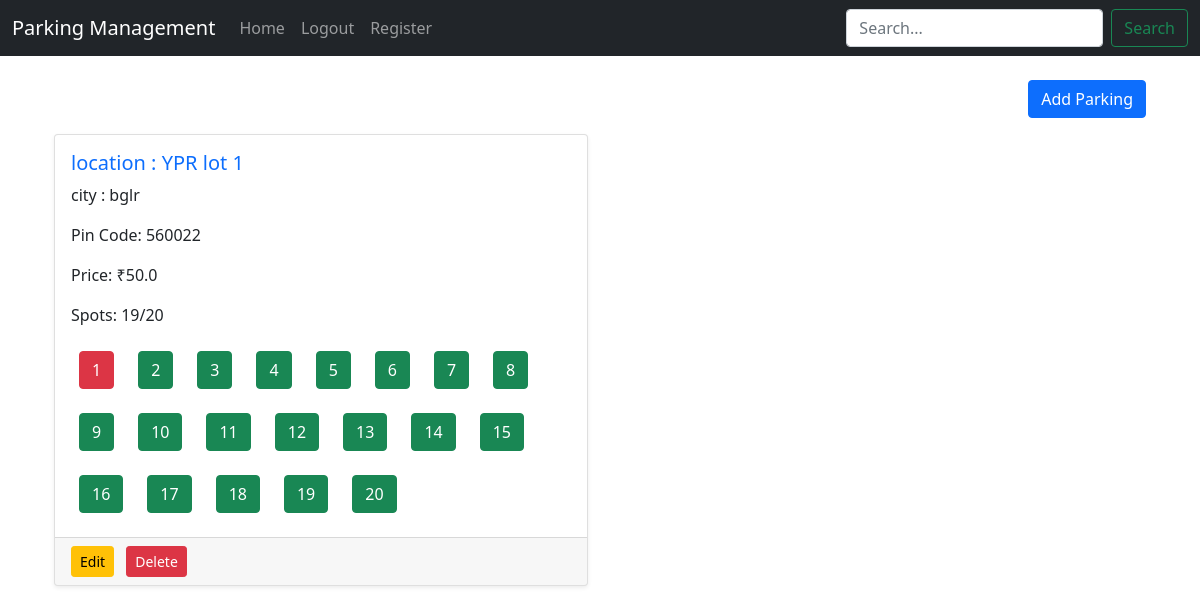
Screenshot of /parking (signed in) with the database file from the repository.
### app.py (models this page shows)
class Parking(db.Model):
    __tablename__='parking'
    id=db.Column(db.Integer,primary_key=True)
    primary_location_name=db.Column(db.String(20),nullable=False)
    address=db.Column(db.String(20),nullable=False)
    pin_code=db.Column(db.String(20),nullable=False)
    price=db.Column(db.Float,nullable=False)
    number_of_spots = db.Column(db.Integer,nullable=False)
    spots=db.relationship('parkingSpot',back_populates='parking', cascade='all, delete-orphan')

class parkingSpot(db.Model):
    __tablename__='parkingSpot'
    id=db.Column(db.Integer,primary_key=True)
    parking_id=db.Column(db.Integer,db.ForeignKey('parking.id'),nullable=False)
    spot_number=db.Column(db.Integer,nullable=False)
    status=db.Column(db.String(20),nullable=False,default='A')
    parking=db.relationship('Parking',back_populates='spots')
    bookings=db.relationship('Booking',back_populates='spot', cascade='all, delete-orphan')

### app.py (the view)
@app.route('/parking',methods=['GET','POST'])
def parking():
    if 'username' not in session:
        return redirect(url_for('login'))
    parkings = Parking.query.all()
    parking_spots = {}
    available_counts={}
    users = User.query.all()
    for parking in parkings:
        spots = parkingSpot.query.filter_by(parking_id=parking.id).all()
        parking_spots[parking.id] = spots
        available_counts[parking.id] = parkingSpot.query.filter_by(parking_id=parking.id, status='A').count()
    return render_template('parking.html', parkings=parkings,available_counts=available_counts,parking_spots=parking_spots,users=users)

### templates/parking.html (shortened to what this page needs)
{% extends 'base.html' %}
{% block content %}
<div class="container mt-4">
    <div class="d-flex justify-content-end mb-3">
        <button class="btn btn-primary" data-bs-toggle="modal" data-bs-target="#addParkingModal">
            Add Parking
        </button>
    </div>
    <div class="row row-cols-1 row-cols-md-2 g-4">
        {% for parking in parkings %}
        <div class="col">
            <div class="card shadow-sm h-100">
                <div class="card-body">
                    <h5 class="card-title text-primary">location : {{ parking.primary_location_name }}</h5>
                    <p class="card-text">city : {{ parking.address }}</p>
                    <p class="card-text">Pin Code: {{ parking.pin_code }}</p>
                    <p class="card-text">Price: ₹{{ parking.price }}</p>
                    <p class="card-text">Spots: {{ available_counts[parking.id] }}/{{ parking.number_of_spots }}</p>
                    <div class="d-flex flex-wrap gap-2 mt-3">
                        {% for spot in parking.spots %}
                        <div class="p-2 rounded">
                            <button type="button"
                                class="btn {% if spot.status == 'A' %}btn-success{% else %}btn-danger{% endif %}"
                                data-bs-toggle="modal" data-bs-target="#spotModal{{ spot.id }}">
                                {{ spot.spot_number }}
                            </button>
                        </div>
                        {% endfor %}
                    </div>
                </div>
                <div class="card-footer d-flex justify-content-between">
                    <div>
                        <a href="/edit_parking/{{ parking.id }}" class="btn btn-warning btn-sm me-2">Edit</a>
<a href="/delete_parking/{{ parking.id }}" class="btn btn-danger btn-sm"
   onclick="return confirm('Are you sure you want to delete this parking?')">Delete</a>
                    </div>
                </div>
            </div>
        </div>
        {% endfor %}
    </div>
</div>
{% endblock %}

### rows the page displays
Parking: primary_location_name "YPR lot 1", address "bglr", pin_code "560022", price "50.0", available_counts "19", number_of_spots "20"
parkingSpot: spot_number "1"
parkingSpot: spot_number "2"
parkingSpot: spot_number "3"
parkingSpot: spot_number "4"
parkingSpot: spot_number "5"
parkingSpot: spot_number "6"
parkingSpot: spot_number "7"
parkingSpot: spot_number "8"
parkingSpot: spot_number "9"
parkingSpot: spot_number "10"
parkingSpot: spot_number "11"
parkingSpot: spot_number "12"
parkingSpot: spot_number "13"
parkingSpot: spot_number "14"
parkingSpot: spot_number "15"
parkingSpot: spot_number "16"
parkingSpot: spot_number "17"
parkingSpot: spot_number "18"
parkingSpot: spot_number "19"
parkingSpot: spot_number "20"
